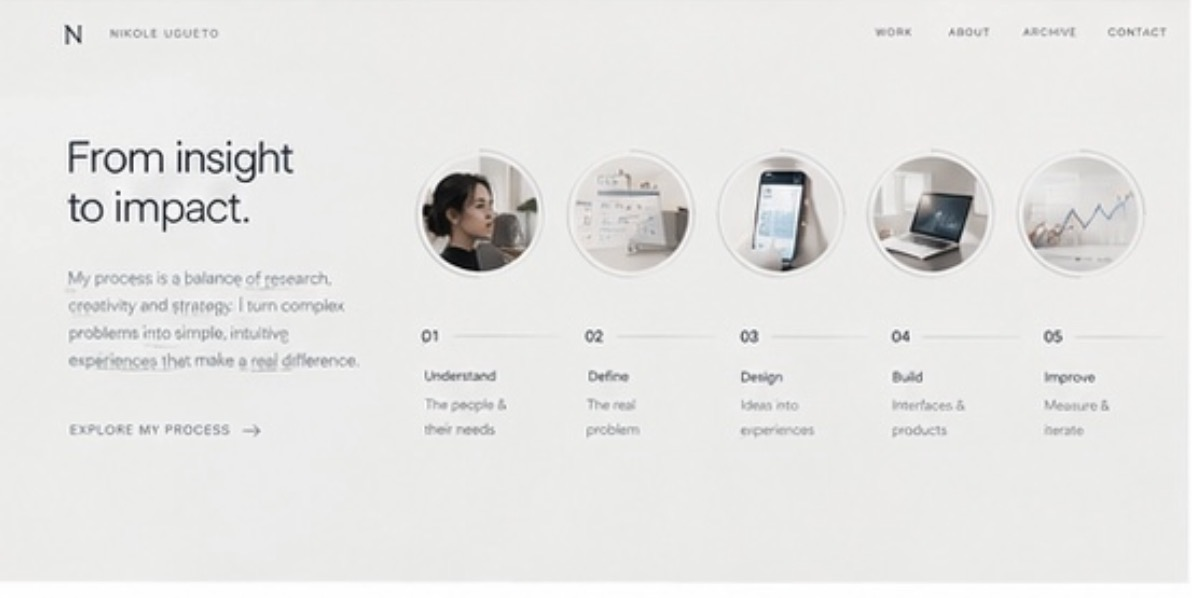
#> input picture assets/reference/06-process-reference.jpg, 1192 x 598 px
$ python prep-pages.py
#> lines starting #> are read from the running program, lines starting #| are printed output that depends on the picture; after the words box and inside, x2 and y2 are one past the last pixel; in counts of white or black regions, pixels touching at a corner belong together
#!/usr/bin/env python3
"""
Process discs (reference 06).

The About portrait and the contact sky used to be built here. The portrait is
now a real high-resolution photograph handled by prep-art.py, and the sky is
built from her own photograph by prep-contact-sky.py — neither needs the inpainting this
script was built around.

Same principle as the other prep scripts: the mockups have their copy painted
into the pixels, so anything the site needs to own — headings, contact details,
navigation — is removed and rebuilt as DOM.

The contact skyline is the interesting one. Its overlays sit almost entirely on
smooth sky and water rather than on the skyline itself, so a Laplace membrane
fill handles them cleanly. It also carries a scanner-app artefact (a round
button from whatever captured the mockup) which is removed the same way. And
because the site re-places its own text roughly where the mockup's text was,
any residual softness in those patches ends up underneath type anyway.

Run:  python3 tools/prep-pages.py
"""
from PIL import Image, ImageFilter, ImageDraw
import numpy as np
import os, json

ROOT = os.path.dirname(os.path.dirname(os.path.abspath(__file__)))
REF  = os.path.join(ROOT, "assets", "reference")
OUT  = os.path.join(ROOT, "assets", "img")
os.makedirs(OUT, exist_ok=True)


def inpaint(im, box, iters=500):
    x0, y0, x1, y1 = box
    m = 2
    reg = (max(0, x0 - m), max(0, y0 - m), min(im.width, x1 + m), min(im.height, y1 + m))
    a = np.asarray(im.crop(reg), dtype=np.float64).copy()
    h, w = a.shape[:2]
    if h <= 2 * m or w <= 2 * m:
        return
    mask = np.zeros((h, w), dtype=bool)
    mask[m:h - m, m:w - m] = True
    top, bot = a[m - 1, :, :], a[h - m, :, :]
    left, right = a[:, m - 1, :], a[:, w - m, :]
    ys = np.linspace(0, 1, h)[:, None, None]
    xs = np.linspace(0, 1, w)[None, :, None]
    a[mask] = ((top[None, :, :] * (1 - ys) + bot[None, :, :] * ys) * 0.5
             + (left[:, None, :] * (1 - xs) + right[:, None, :] * xs) * 0.5)[mask]
    for _ in range(iters):
        nxt = (np.roll(a, 1, 0) + np.roll(a, -1, 0)
             + np.roll(a, 1, 1) + np.roll(a, -1, 1)) * 0.25
        a[mask] = nxt[mask]
    im.paste(Image.fromarray(np.clip(a, 0, 255).astype(np.uint8))
                  .filter(ImageFilter.GaussianBlur(0.6)), (reg[0], reg[1]))


meta = {}

# --------------------------------------------------------------- process discs
p6 = Image.open(os.path.join(REF, "06-process-reference.jpg")).convert("RGB")
#> p6 is the input picture: PIL image 1192x598 RGB; mean R, G, B 229.5, 229.1, 227.6
CENTRES = [(481, 213), (633, 213), (786, 213), (940, 213), (1081, 213)]
R = 60
for i, (cx, cy) in enumerate(CENTRES, start=1):
    t = p6.crop((cx - R, cy - R, cx + R, cy + R)).convert("RGBA")
    m = Image.new("L", (2 * R, 2 * R), 0)
    ImageDraw.Draw(m).ellipse((0, 0, 2 * R - 1, 2 * R - 1), fill=255)
    t.putalpha(m.filter(ImageFilter.GaussianBlur(0.8)))
    t.resize((220, 220), Image.LANCZOS).save(
        os.path.join(OUT, f"process-{i}.webp"), quality=88, method=6)
#> this loop made 5 passes
#> pass 1, `t = p6.crop((cx - R, cy - R, cx + R, cy + R)).convert("RGBA")`:
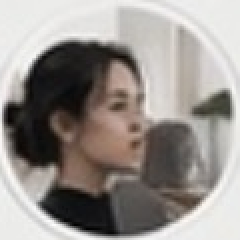
#> t: PIL image 120x120 RGBA (shown 2 times larger); mean R, G, B, A 151, 145.2, 140.9, 255
#> pass 1, `t.resize((220, 220), Image.LANCZOS).save( os.path.join(OUT, f"process-..`:
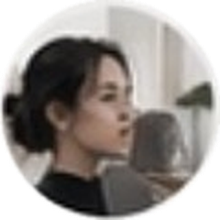
#> saved as process-1.webp: PIL image 220x220 RGBA; mean R, G, B, A 111.8, 105.9, 101.9, 200; transparent parts drawn white
#> pass 2, `t = p6.crop((cx - R, cy - R, cx + R, cy + R)).convert("RGBA")`:
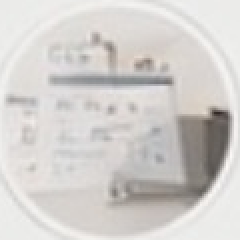
#> t: PIL image 120x120 RGBA (shown 2 times larger); mean R, G, B, A 210.2, 207.1, 204.4, 255
#> after the loop:
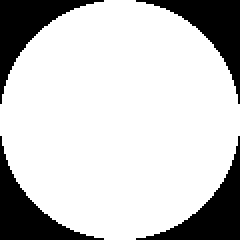
#> m: PIL image 120x120 L (shown 2 times larger); 78.4% white; 4 black regions, box (x1, y1, x2, y2) and area: (0, 0, 52, 52) 776, (68, 0, 120, 52) 776, (0, 68, 52, 120) 776, (68, 68, 120, 120) 776
#> after the loop:
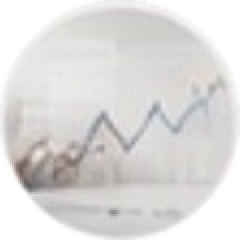
#> t: PIL image 120x120 RGBA (shown 2 times larger); mean R, G, B, A 216.5, 214.7, 213, 200; transparent parts drawn white
meta["processDiscs"] = len(CENTRES)

with open(os.path.join(OUT, "pages.meta.json"), "w") as f:
    json.dump(meta, f, indent=2)

print(json.dumps(meta, indent=2))
#| {
#|   "processDiscs": 5
#| }
for f in sorted(os.listdir(OUT)):
    if f.startswith(("about-", "process-", "contact-")):
        print(f"  {os.path.getsize(os.path.join(OUT, f)) / 1024:7.1f} KB  {f}")
#|      19.2 KB  about-portrait-360.webp
